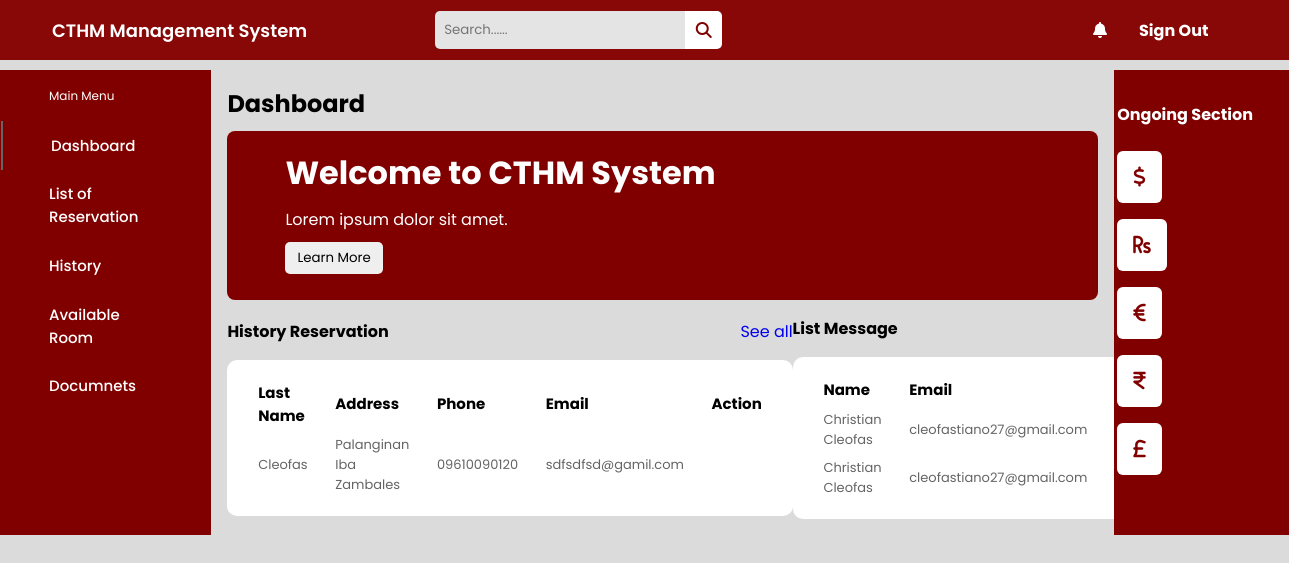
Before: /Dashboard/dashboard/ with the older database file.
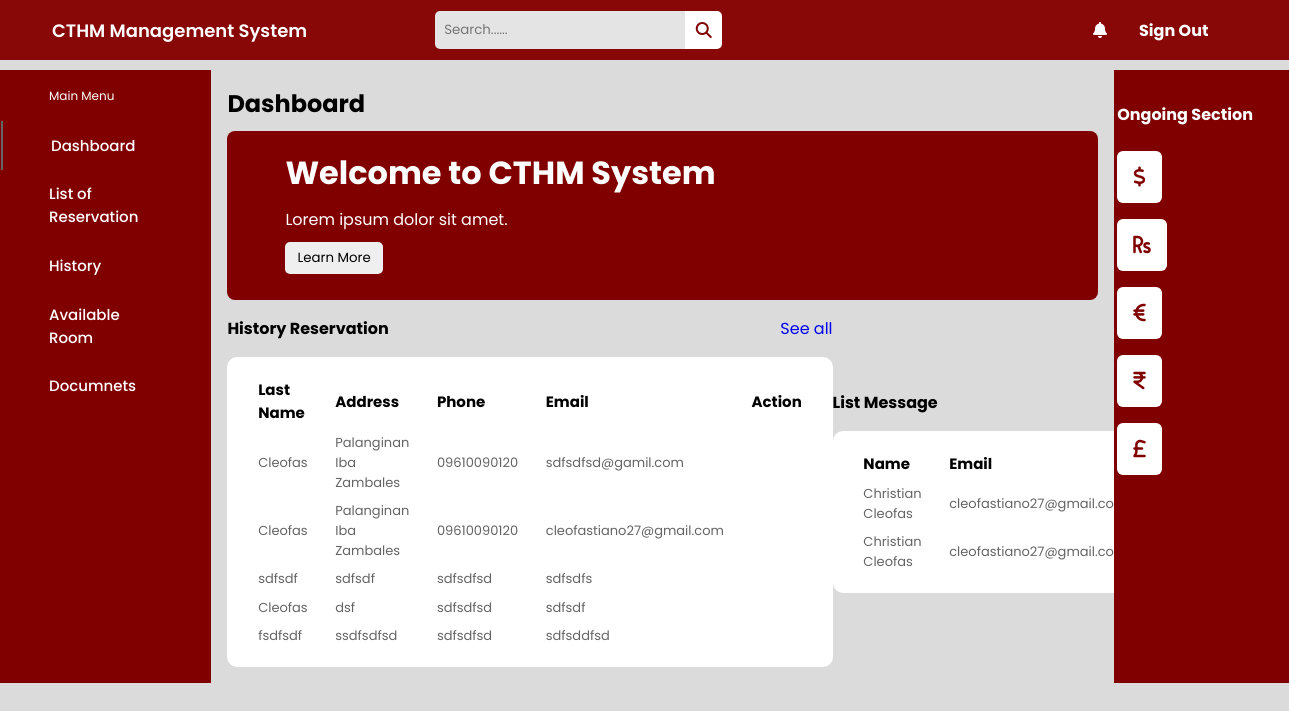
After: the same page with the newer database file.
### HomePage/models.py (models this page shows, shortened)
class Reservation(models.Model):
    fname = models.CharField(max_length=50)
    lname = models.CharField(max_length=50)
    address = models.CharField(max_length=70)
    city = models.CharField(max_length=70)
    province = models.CharField(max_length=70)
    postal = models.CharField(max_length=50)
    birthday = models.CharField(max_length=50)
    gender = models.CharField(max_length=50)
    email = models.CharField(max_length=50)
    phone = models.CharField(max_length=50)

class Contact(models.Model):
    name = models.CharField(max_length=50)
    email = models.CharField(max_length=50)
    message = models.TextField(max_length=100)

### Dashboard/views.py (the view)
# urls.py: path('dashboard/', views.dashboard, name='dashboard'),
def dashboard(request):
    return render(request, 'Dashboard/dashboard.html', {
        'reservation': Reservation.objects.all(),
        'contact': Contact.objects.all(),
    })

### Dashboard/templates/Dashboard/dashboard.html (shortened to what this page needs)
{% load static %}
<!DOCTYPE html>
<html lang="en">
<head>
  <link rel="stylesheet" href="{% static 'css/dashboards.css' %}">
  <link rel="stylesheet" href="https://cdnjs.cloudflare.com/ajax/libs/font-awesome/6.2.0/css/all.min.css" />
</head>
<body>
  <header class="header">
    <div class="logo">
      <a href="#">CTHM Management System</a>
      <div class="search_box">
        <input type="text" placeholder="Search......">
        <i class="fa-sharp fa-solid fa-magnifying-glass"></i>
      </div>
    </div>
    <div class="header-icons">
      <i class="fas fa-bell"></i>
      <div class="account">
        <h4>Sign Out</h4>
      </div>
    </div>
  </header>
  <div class="container">
    <nav style="background-color: maroon;">
      <div class="side_navbar" style="color: #ffff;">
        <span style="color: #fff;">Main Menu</span>
        <a style="color: #ffff;" href="#" class="active">Dashboard</a>
        <a style="color: #ffff;" href="#">List of Reservation</a>
        <a style="color: #ffff;" href="#">History</a>
        <a style="color: #ffff;" href="#">Available Room</a>
        <a style="color: #ffff;" href="#">Documnets</a>
      </div>
    </nav>
    <div class="main-body">
      <h2>Dashboard</h2>
      <div class="promo_card">
        <h1>Welcome to CTHM System</h1>
        <span>Lorem ipsum dolor sit amet.</span>
        <button>Learn More</button>
      </div>
      <div class="history_lists">
        <div class="list1">
              <div class="row">
                  <h4>History Reservation</h4>
                  <a href="#">See all</a>
            </div>
            <table>
                <thead>
                    <tr>
                        <th>Last Name</th>
                        <th>Address</th>
                        <th>Phone</th>
                        <th>Email</th>
                        <th>Action</th>
                    </tr>
                </thead>
            {% if reservation %}
            <tbody>
              {% for item in reservation %}
              <tr>
                <td>{{ item.lname }}</td>
                <td>{{ item.address }}</td>
                <td>{{ item.phone }}</td>
                <td>{{ item.email }}</td>
              </tr>
              {% endfor %}
            </tbody>
            {% endif %}
          </table>
    </div>
        <div class="list2">
          <div class="row">
            <h4>List Message</h4>
            <a href="#">See all</a>
          </div>
          <table>
            <thead>
              <tr>
                <th>Name</th>
                <th>Email</th>
                <th>Message</th>
              </tr>
            </thead>
            {% if contact %}
            <tbody>
            {% for item in contact %}
              <tr>
                <td>{{ item.name }}</td>
                <td>{{ item.email }}</td>
                <td>{{ item.message }}</td>
              </tr>
            {% endfor %}
            </tbody>
            {% endif %}
          </table>
        </div>
      </div>
    </div>
    <div class="sidebar">
      <h4>Ongoing Section</h4>
      <div class="balance">
        <i class="fas fa-dollar icon"></i>
      </div>
      <div class="balance">
        <i class="fa-solid fa-rupee-sign icon"></i>
      </div>
      <div class="balance">
        <i class="fas fa-euro icon"></i>
      </div>
      <div class="balance">
        <i class="fa-solid fa-indian-rupee-sign icon"></i>
      </div>
      <div class="balance">
        <i class="fa-solid fa-sterling-sign icon"></i>
      </div>
    </div>
  </div>
</body>
</html>

### static/css/dashboards.css (style rules this page uses)
* { margin: 0; padding: 0; border: none; outline: none; text-decoration: none; box-sizing: border-box; font-family: "Poppins", sans-serif; }
body { background: rgb(219, 219, 219); }
.header { display: flex; align-items: center; justify-content: space-between; height: 60px; padding: 20px; background: rgb(136, 7, 7); }
.header .logo > a { color: #fff; }
.logo { display: flex; align-items: center; }
.logo a { color: #000; font-size: 18px; font-weight: 600; margin: 2rem 8rem 2rem 2rem; }
.search_box { display: flex; align-items: center; }
.search_box input { padding: 9px; width: 250px; background: rgb(228, 228, 228); border-top-left-radius: 5px; border-bottom-left-radius: 5px; }
.search_box i { padding: 0.66rem; cursor: pointer; color: maroon; background: #fff; border-top-right-radius: 5px; border-bottom-right-radius: 5px; }
.header-icons h4 { color: #fff; }
.header-icons { display: flex; align-items: center; }
.header-icons i { margin-right: 2rem; cursor: pointer; color: #fff; }
.header-icons .account { width: 130px; display: flex; align-items: center; justify-content: space-between; }
.container { margin-top: 10px; display: flex; justify-content: space-between; }
nav { background-color: maroon; }
.side_navbar { padding: 1px; display: flex; flex-direction: column; }
.side_navbar span { color: #fff; margin: 1rem 3rem; font-size: 12px; }
.side_navbar a { width: 100%; padding: 0.8rem 3rem; font-weight: 500; font-size: 15px; color: rgb(100, 100, 100); }
.side_navbar .active { border-left: 2px solid rgb(100, 100, 100); }
.main-body { width: 70%; padding: 1rem; }
.promo_card { width: 100%; color: #fff; margin-top: 10px; border-radius: 8px; padding: 0.5rem 1rem 1rem 3rem; background: maroon; }
.promo_card h1, .promo_card span, button { margin: 10px; }
.promo_card button { display: block; padding: 6px 12px; border-radius: 5px; cursor: pointer; }
.history_lists { display: flex; align-items: center; justify-content: space-between; }
.row { display: flex; justify-content: space-between; align-items: center; margin: 1rem 0; }
table { background: #fff; padding: 1rem; text-align: left; border-radius: 10px; }
table td, th { padding: 0.2rem 0.8rem; }
table th { font-size: 15px; }
table td { font-size: 13px; color: rgb(100, 100, 100); }
.sidebar { width: 15%; padding: 2rem 0.22rem; background-color: maroon; }
.sidebar h4 { margin-bottom: 1.5rem; color: #ffffff; }
.sidebar .balance { display: flex; align-items: center; margin-bottom: 1rem; }
.balance .icon { color: maroon; font-size: 20px; border-radius: 6px; margin-right: 1rem; padding: 1rem; background: #ffffff; }

Changed rows visible on the page:
added Reservation: lname "Cleofas", address "Palanginan Iba Zambales", phone "09610090120", email "cleofastiano27@gmail.com"
added Reservation: lname "sdfsdf", address "sdfsdf", phone "sdfsdfsd", email "sdfsdfs"
added Reservation: lname "Cleofas", address "dsf", phone "sdfsdfsd", email "sdfsdf"
added Reservation: lname "fsdfsdf", address "ssdfsdfsd", phone "sdfsdfsd", email "sdfsddfsd"
